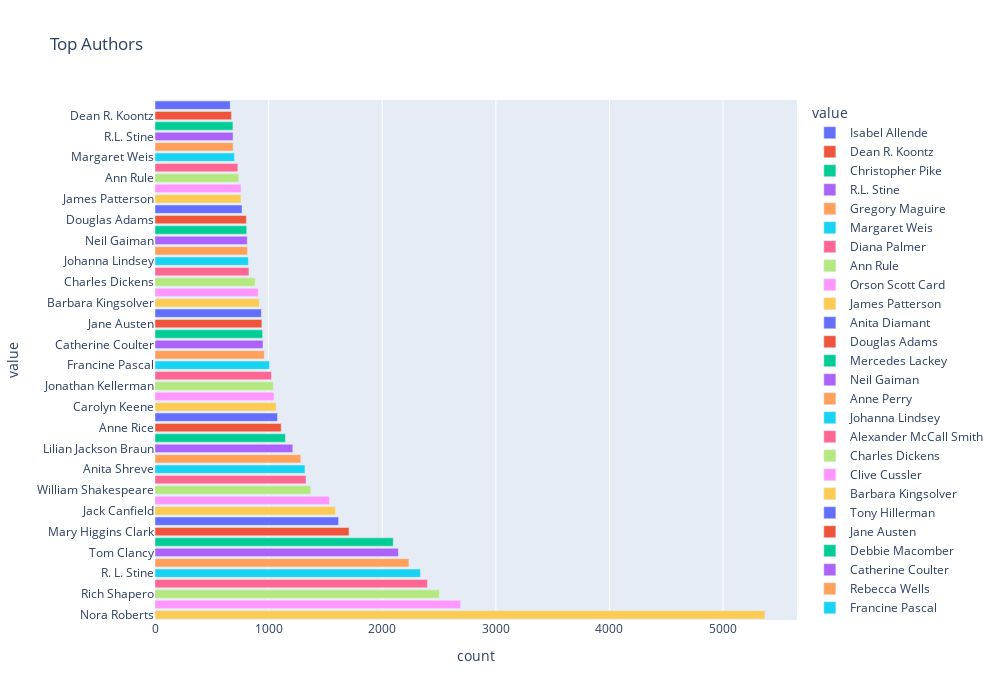

This figure's notebook cell:
### Markdown cell above
2.2.2 top authors(frequency of book)

### Code cell
cross_author_counts = merge_data['book_author'].value_counts().reset_index()
cross_author_counts.columns = ['value', 'count']
cross_author_counts['value'] = cross_author_counts['value']
cross_author_counts = cross_author_counts.sort_values('count')
fig = px.bar(cross_author_counts.tail(50), x="count", y="value", title='Top Authors', orientation='h', color='value',
             width=1000, height=700)
fig.show()

### Figure 1 — Plotly figure (JSON) as saved in the notebook; plotly's stock layout.template omitted (floating-point values rounded to 4 significant figures)
{"data": [{"alignmentgroup": "True", "hovertemplate": "value=%{y}<br>count=%{x}<extra></extra>", "legendgroup": "Isabel Allende", "marker": {"color": "#636efa"}, "name": "Isabel Allende", "offsetgroup": "Isabel Allende", "orientation": "h", "showlegend": true, "textposition": "auto", "type": "bar", "x": [662], "xaxis": "x", "y": ["Isabel Allende"], "yaxis": "y"}, {"alignmentgroup": "True", "hovertemplate": "value=%{y}<br>count=%{x}<extra></extra>", "legendgroup": "Dean R. Koontz", "marker": {"color": "#EF553B"}, "name": "Dean R. Koontz", "offsetgroup": "Dean R. Koontz", "orientation": "h", "showlegend": true, "textposition": "auto", "type": "bar", "x": [673], "xaxis": "x", "y": ["Dean R. Koontz"], "yaxis": "y"}, {"alignmentgroup": "True", "hovertemplate": "value=%{y}<br>count=%{x}<extra></extra>", "legendgroup": "Christopher Pike", "marker": {"color": "#00cc96"}, "name": "Christopher Pike", "offsetgroup": "Christopher Pike", "orientation": "h", "showlegend": true, "textposition": "auto", "type": "bar", "x": [686], "xaxis": "x", "y": ["Christopher Pike"], "yaxis": "y"}, {"alignmentgroup": "True", "hovertemplate": "value=%{y}<br>count=%{x}<extra></extra>", "legendgroup": "R.L. Stine", "marker": {"color": "#ab63fa"}, "name": "R.L. Stine", "offsetgroup": "R.L. Stine", "orientation": "h", "showlegend": true, "textposition": "auto", "type": "bar", "x": [687], "xaxis": "x", "y": ["R.L. Stine"], "yaxis": "y"}, {"alignmentgroup": "True", "hovertemplate": "value=%{y}<br>count=%{x}<extra></extra>", "legendgroup": "Gregory Maguire", "marker": {"color": "#FFA15A"}, "name": "Gregory Maguire", "offsetgroup": "Gregory Maguire", "orientation": "h", "showlegend": true, "textposition": "auto", "type": "bar", "x": [688], "xaxis": "x", "y": ["Gregory Maguire"], "yaxis": "y"}, {"alignmentgroup": "True", "hovertemplate": "value=%{y}<br>count=%{x}<extra></extra>", "legendgroup": "Margaret Weis", "marker": {"color": "#19d3f3"}, "name": "Margaret Weis", "offsetgroup": "Margaret Weis", "orientation": "h", "showlegend": true, "textposition": "auto", "type": "bar", "x": [700], "xaxis": "x", "y": ["Margaret Weis"], "yaxis": "y"}, {"alignmentgroup": "True", "hovertemplate": "value=%{y}<br>count=%{x}<extra></extra>", "legendgroup": "Diana Palmer", "marker": {"color": "#FF6692"}, "name": "Diana Palmer", "offsetgroup": "Diana Palmer", "orientation": "h", "showlegend": true, "textposition": "auto", "type": "bar", "x": [729], "xaxis": "x", "y": ["Diana Palmer"], "yaxis": "y"}, {"alignmentgroup": "True", "hovertemplate": "value=%{y}<br>count=%{x}<extra></extra>", "legendgroup": "Ann Rule", "marker": {"color": "#B6E880"}, "name": "Ann Rule", "offsetgroup": "Ann Rule", "orientation": "h", "showlegend": true, "textposition": "auto", "type": "bar", "x": [737], "xaxis": "x", "y": ["Ann Rule"], "yaxis": "y"}, {"alignmentgroup": "True", "hovertemplate": "value=%{y}<br>count=%{x}<extra></extra>", "legendgroup": "Orson Scott Card", "marker": {"color": "#FF97FF"}, "name": "Orson Scott Card", "offsetgroup": "Orson Scott Card", "orientation": "h", "showlegend": true, "textposition": "auto", "type": "bar", "x": [757], "xaxis": "x", "y": ["Orson Scott Card"], "yaxis": "y"}, {"alignmentgroup": "True", "hovertemplate": "value=%{y}<br>count=%{x}<extra></extra>", "legendgroup": "James Patterson", "marker": {"color": "#FECB52"}, "name": "James Patterson", "offsetgroup": "James Patterson", "orientation": "h", "showlegend": true, "textposition": "auto", "type": "bar", "x": [757], "xaxis": "x", "y": ["James Patterson"], "yaxis": "y"}, {"alignmentgroup": "True", "hovertemplate": "value=%{y}<br>count=%{x}<extra></extra>", "legendgroup": "Anita Diamant", "marker": {"color": "#636efa"}, "name": "Anita Diamant", "offsetgroup": "Anita Diamant", "orientation": "h", "showlegend": true, "textposition": "auto", "type": "bar", "x": [766], "xaxis": "x", "y": ["Anita Diamant"], "yaxis": "y"}, {"alignmentgroup": "True", "hovertemplate": "value=%{y}<br>count=%{x}<extra></extra>", "legendgroup": "Douglas Adams", "marker": {"color": "#EF553B"}, "name": "Douglas Adams", "offsetgroup": "Douglas Adams", "orientation": "h", "showlegend": true, "textposition": "auto", "type": "bar", "x": [804], "xaxis": "x", "y": ["Douglas Adams"], "yaxis": "y"}, {"alignmentgroup": "True", "hovertemplate": "value=%{y}<br>count=%{x}<extra></extra>", "legendgroup": "Mercedes Lackey", "marker": {"color": "#00cc96"}, "name": "Mercedes Lackey", "offsetgroup": "Mercedes Lackey", "orientation": "h", "showlegend": true, "textposition": "auto", "type": "bar", "x": [807], "xaxis": "x", "y": ["Mercedes Lackey"], "yaxis": "y"}, {"alignmentgroup": "True", "hovertemplate": "value=%{y}<br>count=%{x}<extra></extra>", "legendgroup": "Neil Gaiman", "marker": {"color": "#ab63fa"}, "name": "Neil Gaiman", "offsetgroup": "Neil Gaiman", "orientation": "h", "showlegend": true, "textposition": "auto", "type": "bar", "x": [812], "xaxis": "x", "y": ["Neil Gaiman"], "yaxis": "y"}, {"alignmentgroup": "True", "hovertemplate": "value=%{y}<br>count=%{x}<extra></extra>", "legendgroup": "Anne Perry", "marker": {"color": "#FFA15A"}, "name": "Anne Perry", "offsetgroup": "Anne Perry", "orientation": "h", "showlegend": true, "textposition": "auto", "type": "bar", "x": [814], "xaxis": "x", "y": ["Anne Perry"], "yaxis": "y"}, {"alignmentgroup": "True", "hovertemplate": "value=%{y}<br>count=%{x}<extra></extra>", "legendgroup": "Johanna Lindsey", "marker": {"color": "#19d3f3"}, "name": "Johanna Lindsey", "offsetgroup": "Johanna Lindsey", "orientation": "h", "showlegend": true, "textposition": "auto", "type": "bar", "x": [822], "xaxis": "x", "y": ["Johanna Lindsey"], "yaxis": "y"}, {"alignmentgroup": "True", "hovertemplate": "value=%{y}<br>count=%{x}<extra></extra>", "legendgroup": "Alexander McCall Smith", "marker": {"color": "#FF6692"}, "name": "Alexander McCall Smith", "offsetgroup": "Alexander McCall Smith", "orientation": "h", "showlegend": true, "textposition": "auto", "type": "bar", "x": [827], "xaxis": "x", "y": ["Alexander McCall Smith"], "yaxis": "y"}, {"alignmentgroup": "True", "hovertemplate": "value=%{y}<br>count=%{x}<extra></extra>", "legendgroup": "Charles Dickens", "marker": {"color": "#B6E880"}, "name": "Charles Dickens", "offsetgroup": "Charles Dickens", "orientation": "h", "showlegend": true, "textposition": "auto", "type": "bar", "x": [881], "xaxis": "x", "y": ["Charles Dickens"], "yaxis": "y"}, {"alignmentgroup": "True", "hovertemplate": "value=%{y}<br>count=%{x}<extra></extra>", "legendgroup": "Clive Cussler", "marker": {"color": "#FF97FF"}, "name": "Clive Cussler", "offsetgroup": "Clive Cussler", "orientation": "h", "showlegend": true, "textposition": "auto", "type": "bar", "x": [909], "xaxis": "x", "y": ["Clive Cussler"], "yaxis": "y"}, {"alignmentgroup": "True", "hovertemplate": "value=%{y}<br>count=%{x}<extra></extra>", "legendgroup": "Barbara Kingsolver", "marker": {"color": "#FECB52"}, "name": "Barbara Kingsolver", "offsetgroup": "Barbara Kingsolver", "orientation": "h", "showlegend": true, "textposition": "auto", "type": "bar", "x": [918], "xaxis": "x", "y": ["Barbara Kingsolver"], "yaxis": "y"}, {"alignmentgroup": "True", "hovertemplate": "value=%{y}<br>count=%{x}<extra></extra>", "legendgroup": "Tony Hillerman", "marker": {"color": "#636efa"}, "name": "Tony Hillerman", "offsetgroup": "Tony Hillerman", "orientation": "h", "showlegend": true, "textposition": "auto", "type": "bar", "x": [936], "xaxis": "x", "y": ["Tony Hillerman"], "yaxis": "y"}, {"alignmentgroup": "True", "hovertemplate": "value=%{y}<br>count=%{x}<extra></extra>", "legendgroup": "Jane Austen", "marker": {"color": "#EF553B"}, "name": "Jane Austen", "offsetgroup": "Jane Austen", "orientation": "h", "showlegend": true, "textposition": "auto", "type": "bar", "x": [941], "xaxis": "x", "y": ["Jane Austen"], "yaxis": "y"}, {"alignmentgroup": "True", "hovertemplate": "value=%{y}<br>count=%{x}<extra></extra>", "legendgroup": "Debbie Macomber", "marker": {"color": "#00cc96"}, "name": "Debbie Macomber", "offsetgroup": "Debbie Macomber", "orientation": "h", "showlegend": true, "textposition": "auto", "type": "bar", "x": [947], "xaxis": "x", "y": ["Debbie Macomber"], "yaxis": "y"}, {"alignmentgroup": "True", "hovertemplate": "value=%{y}<br>count=%{x}<extra></extra>", "legendgroup": "Catherine Coulter", "marker": {"color": "#ab63fa"}, "name": "Catherine Coulter", "offsetgroup": "Catherine Coulter", "orientation": "h", "showlegend": true, "textposition": "auto", "type": "bar", "x": [951], "xaxis": "x", "y": ["Catherine Coulter"], "yaxis": "y"}, {"alignmentgroup": "True", "hovertemplate": "value=%{y}<br>count=%{x}<extra></extra>", "legendgroup": "Rebecca Wells", "marker": {"color": "#FFA15A"}, "name": "Rebecca Wells", "offsetgroup": "Rebecca Wells", "orientation": "h", "showlegend": true, "textposition": "auto", "type": "bar", "x": [962], "xaxis": "x", "y": ["Rebecca Wells"], "yaxis": "y"}, {"alignmentgroup": "True", "hovertemplate": "value=%{y}<br>count=%{x}<extra></extra>", "legendgroup": "Francine Pascal", "marker": {"color": "#19d3f3"}, "name": "Francine Pascal", "offsetgroup": "Francine Pascal", "orientation": "h", "showlegend": true, "textposition": "auto", "type": "bar", "x": [1008], "xaxis": "x", "y": ["Francine Pascal"], "yaxis": "y"}, {"alignmentgroup": "True", "hovertemplate": "value=%{y}<br>count=%{x}<extra></extra>", "legendgroup": "Anne McCaffrey", "marker": {"color": "#FF6692"}, "name": "Anne McCaffrey", "offsetgroup": "Anne McCaffrey", "orientation": "h", "showlegend": true, "textposition": "auto", "type": "bar", "x": [1025], "xaxis": "x", "y": ["Anne McCaffrey"], "yaxis": "y"}, {"alignmentgroup": "True", "hovertemplate": "value=%{y}<br>count=%{x}<extra></extra>", "legendgroup": "Jonathan Kellerman", "marker": {"color": "#B6E880"}, "name": "Jonathan Kellerman", "offsetgroup": "Jonathan Kellerman", "orientation": "h", "showlegend": true, "textposition": "auto", "type": "bar", "x": [1042], "xaxis": "x", "y": ["Jonathan Kellerman"], "yaxis": "y"}, {"alignmentgroup": "True", "hovertemplate": "value=%{y}<br>count=%{x}<extra></extra>", "legendgroup": "Faye Kellerman", "marker": {"color": "#FF97FF"}, "name": "Faye Kellerman", "offsetgroup": "Faye Kellerman", "orientation": "h", "showlegend": true, "textposition": "auto", "type": "bar", "x": [1047], "xaxis": "x", "y": ["Faye Kellerman"], "yaxis": "y"}, {"alignmentgroup": "True", "hovertemplate": "value=%{y}<br>count=%{x}<extra></extra>", "legendgroup": "Carolyn Keene", "marker": {"color": "#FECB52"}, "name": "Carolyn Keene", "offsetgroup": "Carolyn Keene", "orientation": "h", "showlegend": true, "textposition": "auto", "type": "bar", "x": [1066], "xaxis": "x", "y": ["Carolyn Keene"], "yaxis": "y"}, {"alignmentgroup": "True", "hovertemplate": "value=%{y}<br>count=%{x}<extra></extra>", "legendgroup": "Terry Pratchett", "marker": {"color": "#636efa"}, "name": "Terry Pratchett", "offsetgroup": "Terry Pratchett", "orientation": "h", "showlegend": true, "textposition": "auto", "type": "bar", "x": [1078], "xaxis": "x", "y": ["Terry Pratchett"], "yaxis": "y"}, {"alignmentgroup": "True", "hovertemplate": "value=%{y}<br>count=%{x}<extra></extra>", "legendgroup": "Anne Rice", "marker": {"color": "#EF553B"}, "name": "Anne Rice", "offsetgroup": "Anne Rice", "orientation": "h", "showlegend": true, "textposition": "auto", "type": "bar", "x": [1111], "xaxis": "x", "y": ["Anne Rice"], "yaxis": "y"}, {"alignmentgroup": "True", "hovertemplate": "value=%{y}<br>count=%{x}<extra></extra>", "legendgroup": "Wally Lamb", "marker": {"color": "#00cc96"}, "name": "Wally Lamb", "offsetgroup": "Wally Lamb", "orientation": "h", "showlegend": true, "textposition": "auto", "type": "bar", "x": [1148], "xaxis": "x", "y": ["Wally Lamb"], "yaxis": "y"}, {"alignmentgroup": "True", "hovertemplate": "value=%{y}<br>count=%{x}<extra></extra>", "legendgroup": "Lilian Jackson Braun", "marker": {"color": "#ab63fa"}, "name": "Lilian Jackson Braun", "offsetgroup": "Lilian Jackson Braun", "orientation": "h", "showlegend": true, "textposition": "auto", "type": "bar", "x": [1213], "xaxis": "x", "y": ["Lilian Jackson Braun"], "yaxis": "y"}, {"alignmentgroup": "True", "hovertemplate": "value=%{y}<br>count=%{x}<extra></extra>", "legendgroup": "Agatha Christie", "marker": {"color": "#FFA15A"}, "name": "Agatha Christie", "offsetgroup": "Agatha Christie", "orientation": "h", "showlegend": true, "textposition": "auto", "type": "bar", "x": [1283], "xaxis": "x", "y": ["Agatha Christie"], "yaxis": "y"}, {"alignmentgroup": "True", "hovertemplate": "value=%{y}<br>count=%{x}<extra></extra>", "legendgroup": "Anita Shreve", "marker": {"color": "#19d3f3"}, "name": "Anita Shreve", "offsetgroup": "Anita Shreve", "orientation": "h", "showlegend": true, "textposition": "auto", "type": "bar", "x": [1320], "xaxis": "x", "y": ["Anita Shreve"], "yaxis": "y"}, {"alignmentgroup": "True", "hovertemplate": "value=%{y}<br>count=%{x}<extra></extra>", "legendgroup": "Piers Anthony", "marker": {"color": "#FF6692"}, "name": "Piers Anthony", "offsetgroup": "Piers Anthony", "orientation": "h", "showlegend": true, "textposition": "auto", "type": "bar", "x": [1329], "xaxis": "x", "y": ["Piers Anthony"], "yaxis": "y"}, {"alignmentgroup": "True", "hovertemplate": "value=%{y}<br>count=%{x}<extra></extra>", "legendgroup": "William Shakespeare", "marker": {"color": "#B6E880"}, "name": "William Shakespeare", "offsetgroup": "William Shakespeare", "orientation": "h", "showlegend": true, "textposition": "auto", "type": "bar", "x": [1371], "xaxis": "x", "y": ["William Shakespeare"], "yaxis": "y"}, {"alignmentgroup": "True", "hovertemplate": "value=%{y}<br>count=%{x}<extra></extra>", "legendgroup": "Ann M. Martin", "marker": {"color": "#FF97FF"}, "name": "Ann M. Martin", "offsetgroup": "Ann M. Martin", "orientation": "h", "showlegend": true, "textposition": "auto", "type": "bar", "x": [1536], "xaxis": "x", "y": ["Ann M. Martin"], "yaxis": "y"}, {"alignmentgroup": "True", "hovertemplate": "value=%{y}<br>count=%{x}<extra></extra>", "legendgroup": "Jack Canfield", "marker": {"color": "#FECB52"}, "name": "Jack Canfield", "offsetgroup": "Jack Canfield", "orientation": "h", "showlegend": true, "textposition": "auto", "type": "bar", "x": [1587], "xaxis": "x", "y": ["Jack Canfield"], "yaxis": "y"}, {"alignmentgroup": "True", "hovertemplate": "value=%{y}<br>count=%{x}<extra></extra>", "legendgroup": "Alice Sebold", "marker": {"color": "#636efa"}, "name": "Alice Sebold", "offsetgroup": "Alice Sebold", "orientation": "h", "showlegend": true, "textposition": "auto", "type": "bar", "x": [1616], "xaxis": "x", "y": ["Alice Sebold"], "yaxis": "y"}, {"alignmentgroup": "True", "hovertemplate": "value=%{y}<br>count=%{x}<extra></extra>", "legendgroup": "Mary Higgins Clark", "marker": {"color": "#EF553B"}, "name": "Mary Higgins Clark", "offsetgroup": "Mary Higgins Clark", "orientation": "h", "showlegend": true, "textposition": "auto", "type": "bar", "x": [1708], "xaxis": "x", "y": ["Mary Higgins Clark"], "yaxis": "y"}, {"alignmentgroup": "True", "hovertemplate": "value=%{y}<br>count=%{x}<extra></extra>", "legendgroup": "V.C. Andrews", "marker": {"color": "#00cc96"}, "name": "V.C. Andrews", "offsetgroup": "V.C. Andrews", "orientation": "h", "showlegend": true, "textposition": "auto", "type": "bar", "x": [2097], "xaxis": "x", "y": ["V.C. Andrews"], "yaxis": "y"}, {"alignmentgroup": "True", "hovertemplate": "value=%{y}<br>count=%{x}<extra></extra>", "legendgroup": "Tom Clancy", "marker": {"color": "#ab63fa"}, "name": "Tom Clancy", "offsetgroup": "Tom Clancy", "orientation": "h", "showlegend": true, "textposition": "auto", "type": "bar", "x": [2142], "xaxis": "x", "y": ["Tom Clancy"], "yaxis": "y"}, {"alignmentgroup": "True", "hovertemplate": "value=%{y}<br>count=%{x}<extra></extra>", "legendgroup": "Janet Evanovich", "marker": {"color": "#FFA15A"}, "name": "Janet Evanovich", "offsetgroup": "Janet Evanovich", "orientation": "h", "showlegend": true, "textposition": "auto", "type": "bar", "x": [2235], "xaxis": "x", "y": ["Janet Evanovich"], "yaxis": "y"}, {"alignmentgroup": "True", "hovertemplate": "value=%{y}<br>count=%{x}<extra></extra>", "legendgroup": "R. L. Stine", "marker": {"color": "#19d3f3"}, "name": "R. L. Stine", "offsetgroup": "R. L. Stine", "orientation": "h", "showlegend": true, "textposition": "auto", "type": "bar", "x": [2336], "xaxis": "x", "y": ["R. L. Stine"], "yaxis": "y"}, {"alignmentgroup": "True", "hovertemplate": "value=%{y}<br>count=%{x}<extra></extra>", "legendgroup": "Stephen King", "marker": {"color": "#FF6692"}, "name": "Stephen King", "offsetgroup": "Stephen King", "orientation": "h", "showlegend": true, "textposition": "auto", "type": "bar", "x": [2398], "xaxis": "x", "y": ["Stephen King"], "yaxis": "y"}, {"alignmentgroup": "True", "hovertemplate": "value=%{y}<br>count=%{x}<extra></extra>", "legendgroup": "Rich Shapero", "marker": {"color": "#B6E880"}, "name": "Rich Shapero", "offsetgroup": "Rich Shapero", "orientation": "h", "showlegend": true, "textposition": "auto", "type": "bar", "x": [2502], "xaxis": "x", "y": ["Rich Shapero"], "yaxis": "y"}, {"alignmentgroup": "True", "hovertemplate": "value=%{y}<br>count=%{x}<extra></extra>", "legendgroup": "Sue Grafton", "marker": {"color": "#FF97FF"}, "name": "Sue Grafton", "offsetgroup": "Sue Grafton", "orientation": "h", "showlegend": true, "textposition": "auto", "type": "bar", "x": [2690], "xaxis": "x", "y": ["Sue Grafton"], "yaxis": "y"}, {"alignmentgroup": "True", "hovertemplate": "value=%{y}<br>count=%{x}<extra></extra>", "legendgroup": "Nora Roberts", "marker": {"color": "#FECB52"}, "name": "Nora Roberts", "offsetgroup": "Nora Roberts", "orientation": "h", "showlegend": true, "textposition": "auto", "type": "bar", "x": [5368], "xaxis": "x", "y": ["Nora Roberts"], "yaxis": "y"}], "layout": {"barmode": "relative", "height": 700, "legend": {"title": {"text": "value"}, "tracegroupgap": 0}, "title": {"text": "Top Authors"}, "width": 1000, "xaxis": {"anchor": "y", "domain": [0.0, 1.0], "title": {"text": "count"}}, "yaxis": {"anchor": "x", "categoryarray": ["Nora Roberts", "Sue Grafton", "Rich Shapero", "Stephen King", "R. L. Stine", "Janet Evanovich", "Tom Clancy", "V.C. Andrews", "Mary Higgins Clark", "Alice Sebold", "Jack Canfield", "Ann M. Martin", "William Shakespeare", "Piers Anthony", "Anita Shreve", "Agatha Christie", "Lilian Jackson Braun", "Wally Lamb", "Anne Rice", "Terry Pratchett", "Carolyn Keene", "Faye Kellerman", "Jonathan Kellerman", "Anne McCaffrey", "Francine Pascal", "Rebecca Wells", "Catherine Coulter", "Debbie Macomber", "Jane Austen", "Tony Hillerman", "Barbara Kingsolver", "Clive Cussler", "Charles Dickens", "Alexander McCall Smith", "Johanna Lindsey", "Anne Perry", "Neil Gaiman", "Mercedes Lackey", "Douglas Adams", "Anita Diamant", "James Patterson", "Orson Scott Card", "Ann Rule", "Diana Palmer", "Margaret Weis", "Gregory Maguire", "R.L. Stine", "Christopher Pike", "Dean R. Koontz", "Isabel Allende"], "categoryorder": "array", "domain": [0.0, 1.0], "title": {"text": "value"}}}}
